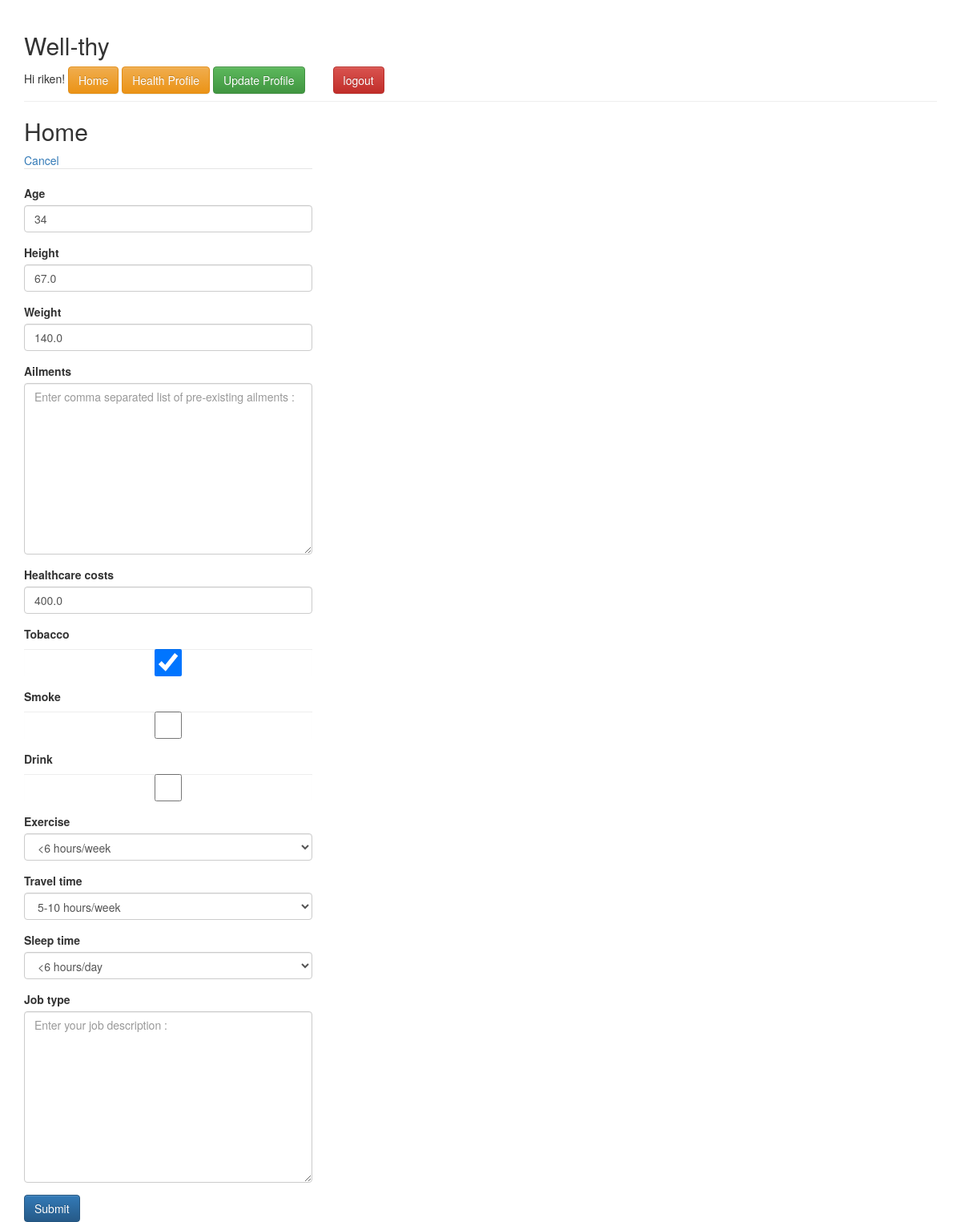
The app's page /health/update/24 (signed in) with its own data.
### health/models.py (models this page shows, shortened)
class HealthProfile(models.Model):
	user = models.ForeignKey(User, on_delete=models.CASCADE)
	age = models.IntegerField(validators=[MaxValueValidator(100), MinValueValidator(0)],null=True,blank=True,help_text="Enter age :")
	height = models.FloatField(validators=[MaxValueValidator(300), MinValueValidator(20)],null=True,blank=True,help_text="Enter height (In Inches) :")
	weight = models.FloatField(validators=[MaxValueValidator(300), MinValueValidator(20)],null=True,blank=True,help_text="Enter weight (In Lbs) :")
	ailments = models.TextField(max_length=1000, null=True, blank=True, help_text='Enter comma separated list of pre-existing ailments :')
	tobacco = models.BooleanField(help_text="Do you consume tobacco?", default=False)
	smoke = models.BooleanField(help_text="Do you consume smoke?", default=False)
	drink = models.BooleanField(help_text="Do you consume drink?", default=False)
	healthcare_costs = models.FloatField(validators=[MaxValueValidator(50000), MinValueValidator(0)],null=True,blank=True,help_text="Enter your total healthcare costs (per year)")
	POSS_EXERCISE = (
	    (2, '>15 hours/week'),
	    (1, '6-15 hours/week'),
	    (0, '<6 hours/week'),
	)
	exercise = models.IntegerField(choices=POSS_EXERCISE, default=1, help_text='Select how much do you exercise?')
	POSS_TRAVEL = (
		(2, '>10 hours/week'),
		(1, '5-10 hours/week'),
		(0, '<5 hours/week'),
	)
	travel_time = models.IntegerField(choices=POSS_TRAVEL, default=1, help_text='Select how much do you travel?')
	POSS_SLEEP = (
		(2, '>8 hours/day'),
		(1, '6-8 hours/day'),
		(0, '<6 hours/day'),
	)
	sleep_time = models.IntegerField(choices=POSS_SLEEP, default=POSS_SLEEP[1], help_text='Select how much do you sleep?')
	job_type = models.TextField(max_length=1000, null=True, blank=True, help_text='Enter your job description :')

### health/views.py (the view)
# urls.py: path('update/<pk>', login_required(views.HealthProfileUpdate.as_view(template_name="health/form.html")), name='health_update')
class HealthProfileUpdate(UpdateView):
    model = HealthProfile
    fields = ['age','height','weight','ailments','healthcare_costs','tobacco','smoke','drink','exercise','travel_time', 'sleep_time','job_type']
    success_url = reverse_lazy('health:health_profile')

### templates/health/form.html
{% extends 'base.html' %}
{% load widget_tweaks %}
{% block content %}
	<h2>Home</h2><a href="{% url 'health:health_profile' %}">Cancel</a>
	<div class="row">
		<div class="col-md-4">
			<form method="post" role="form">{% csrf_token %}
			        <legend>{{ title }}</legend>
			        {% for field in form %}
			            {% if field.errors %}
			                <div class="form-group">
			                    <label class="control-label">{{ field.label }}</label>
			                        <span class="help-inline text-danger">
			                            {% for error in  field.errors %}<br>{{ error }}{% endfor %}
			                        </span>
			                    <div class="controls">
			                    	{% with placeholder='placeholder:'|add:field.help_text%}
				                        {{ field | add_class:"form-control"|attr:placeholder}}
			                    	{% endwith %}
			                    </div>
			                </div>
			            {% else %}
			                <div class="form-group">
			                    <label class="control-label">{{ field.label }}</label>
		                        {% with placeholder='placeholder:'|add:field.help_text%}
			                        {{ field | add_class:"form-control"|attr:placeholder}}
		                    	{% endwith %}
			                </div>
			            {% endif %}
			        {% endfor %}
			    <div class="form-actions">
			        <button type="submit" class="btn btn-primary" >Submit</button>
			    </div>
			</form>
		</div>
	</div>
{% endblock %}

### templates/base.html (shortened to what this page needs)
<!DOCTYPE html>
<html>
<head>
  <link rel="stylesheet" href="https://maxcdn.bootstrapcdn.com/bootstrap/3.3.7/css/bootstrap.min.css">
  <link rel="stylesheet" href="https://maxcdn.bootstrapcdn.com/bootstrap/3.3.7/css/bootstrap-theme.min.css">
</head>
<body>
    <div class="container container-fluid page-container">
    <div class="page-header">
      <h2>Well-thy</h2>
      {% if user.is_authenticated %}
      Hi {{ user.username }}!
      <a class="btn btn-warning" href="{% url 'home' %}">Home</a>
      <a class="btn btn-warning" href="{% url 'health:health_profile' %}">Health Profile</a>
      <a class="btn btn-success" href="{% url 'health:handle' %}">Update Profile</a>
      <a class="btn btn-danger" href="{% url 'logout' %}">logout</a>
      {% else %}
      <a class="btn btn-warning" href="{% url 'login' %}">login</a>
      <a class="btn btn-primary" href="{% url 'signup' %}">SignUp</a>
      {% endif %}
    </div>
      {% block content %}
      {% endblock %}
    </div>
</body>
</html>

### records on screen
HealthProfile: age "34" "67.0" "140.0" "400.0" "☑" "<6 hours/week" "5-10 hours/week" "<6 hours/day"

### other values on screen
{{ user.username }} "riken"
{{ field.label }} "Age" "Height" "Weight" "Ailments" "Healthcare costs" "Tobacco" "Smoke" "Drink" "Exercise" "Travel time" "Sleep time" "Job type"
